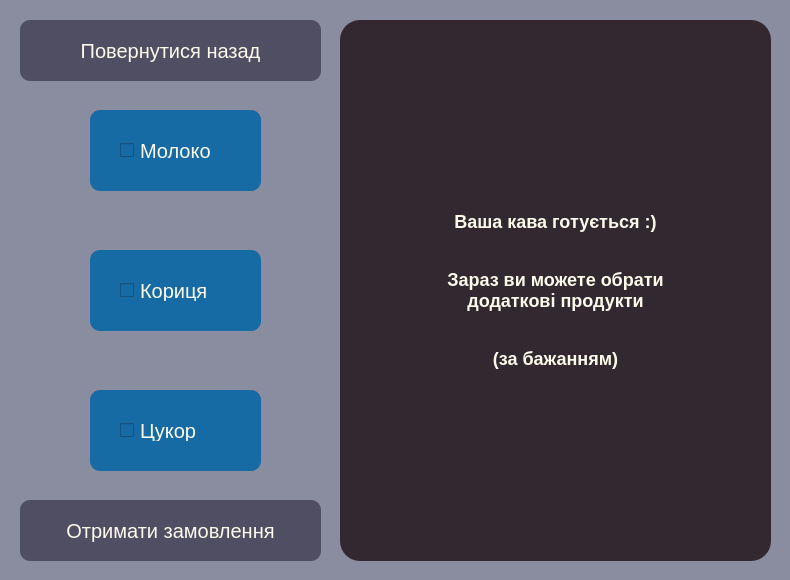
<?xml version="1.0" encoding="UTF-8"?>
<ui version="4.0">
 <class>FourthWindow</class>
 <widget class="QDialog" name="FourthWindow">
  <property name="geometry">
   <rect>
    <x>0</x>
    <y>0</y>
    <width>790</width>
    <height>580</height>
   </rect>
  </property>
  <property name="windowTitle">
   <string>Dialog</string>
  </property>
  <property name="styleSheet">
   <string notr="true">#FourthWindow {
background-color: rgb(138, 141, 160);
}</string>
  </property>
  <widget class="QCheckBox" name="buttonSugar">
   <property name="geometry">
    <rect>
     <x>90</x>
     <y>390</y>
     <width>171</width>
     <height>81</height>
    </rect>
   </property>
   <property name="styleSheet">
    <string notr="true">#buttonSugar{
border-radius: 10px;
background-color: #166ba4;
font-size: 20px;
color:rgb(254, 251, 236);
padding: 30px;
}

#buttonSugar:hover {
transition-duration: 0.8s;
background-color:rgb(42, 41, 53);
}
</string>
   </property>
   <property name="text">
    <string>Цукор</string>
   </property>
  </widget>
  <widget class="QPushButton" name="Button_back">
   <property name="geometry">
    <rect>
     <x>20</x>
     <y>20</y>
     <width>301</width>
     <height>61</height>
    </rect>
   </property>
   <property name="styleSheet">
    <string notr="true">#Button_back{
transition-duration: 0.8s;
border-radius: 10px;
background-color: rgb(80, 78, 99);
font-size: 20px;
color:rgb(254, 251, 236);
}

#Button_back:hover {
background-color:rgb(42, 41, 53);
}</string>
   </property>
   <property name="text">
    <string>Повернутися назад</string>
   </property>
  </widget>
  <widget class="QLabel" name="label">
   <property name="geometry">
    <rect>
     <x>340</x>
     <y>20</y>
     <width>431</width>
     <height>541</height>
    </rect>
   </property>
   <property name="styleSheet">
    <string notr="true">border-radius: 20px;
background-color: rgb(51, 40, 48);</string>
   </property>
   <property name="text">
    <string>&lt;html&gt;&lt;head/&gt;&lt;body&gt;&lt;h2 align=&quot;center&quot; style=&quot; margin-top:16px; margin-bottom:0px; margin-left:0px; margin-right:0px; -qt-block-indent:0; text-indent:0px;&quot;&gt;&lt;span style=&quot; font-size:16pt; font-weight:600; color:#fefbec;&quot;&gt;Ваша кава готується :)&lt;/span&gt;&lt;/h2&gt;&lt;h2 align=&quot;center&quot; style=&quot; margin-top:16px; margin-bottom:0px; margin-left:0px; margin-right:0px; -qt-block-indent:0; text-indent:0px;&quot;&gt;&lt;span style=&quot; font-size:72pt; font-weight:600; color:#fefbec;&quot;&gt;&lt;br/&gt;Зараз ви можете обрати&lt;br/&gt;додаткові продукти&lt;/span&gt;&lt;/h2&gt;&lt;h2 align=&quot;center&quot; style=&quot; margin-top:16px; margin-bottom:0px; margin-left:0px; margin-right:0px; -qt-block-indent:0; text-indent:0px;&quot;&gt;&lt;span style=&quot; font-size:72pt; font-weight:600; color:#fefbec;&quot;&gt;&lt;br/&gt;(за бажанням)&lt;/span&gt;&lt;/h2&gt;&lt;/body&gt;&lt;/html&gt;</string>
   </property>
  </widget>
  <widget class="QPushButton" name="Button_order">
   <property name="geometry">
    <rect>
     <x>20</x>
     <y>500</y>
     <width>301</width>
     <height>61</height>
    </rect>
   </property>
   <property name="styleSheet">
    <string notr="true">#Button_order{
transition-duration: 0.8s;
border-radius: 10px;
background-color: rgb(80, 78, 99);
font-size: 20px;
color:rgb(254, 251, 236);
}

#Button_order:hover {
background-color:rgb(42, 41, 53);
}</string>
   </property>
   <property name="text">
    <string>Отримати замовлення</string>
   </property>
  </widget>
  <widget class="QCheckBox" name="buttonmilk">
   <property name="geometry">
    <rect>
     <x>90</x>
     <y>110</y>
     <width>171</width>
     <height>81</height>
    </rect>
   </property>
   <property name="styleSheet">
    <string notr="true">#buttonmilk{
border-radius: 10px;
background-color:#166ba4;
font-size: 20px;
color:rgb(254, 251, 236);
padding: 30px;
}

#buttonmilk:hover {
transition-duration: 0.8s;
background-color:rgb(42, 41, 53);
}
</string>
   </property>
   <property name="text">
    <string>Молоко</string>
   </property>
  </widget>
  <widget class="QCheckBox" name="buttonCoriza">
   <property name="geometry">
    <rect>
     <x>90</x>
     <y>250</y>
     <width>171</width>
     <height>81</height>
    </rect>
   </property>
   <property name="styleSheet">
    <string notr="true">#buttonCoriza{
border-radius: 10px;
background-color: #166ba4;
font-size: 20px;
color:rgb(254, 251, 236);
padding: 30px;
}

#buttonCoriza:hover {
transition-duration: 0.8s;
background-color:rgb(42, 41, 53);
}
</string>
   </property>
   <property name="text">
    <string>Кориця</string>
   </property>
  </widget>
 </widget>
 <resources/>
 <connections/>
</ui>
